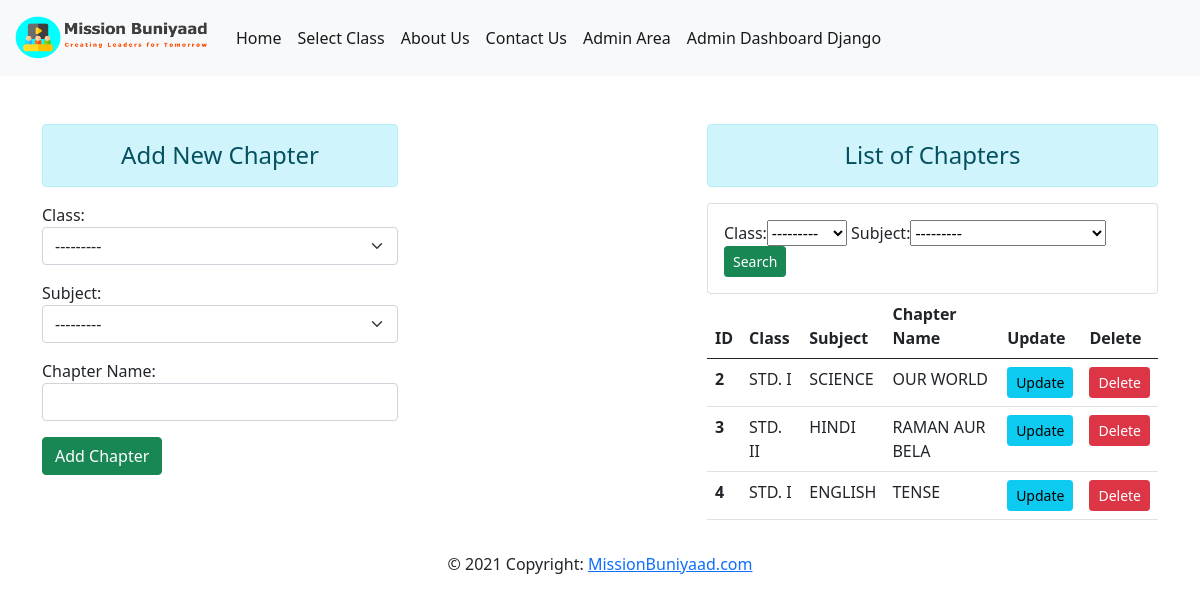
Page /addchapter on the earlier database version.
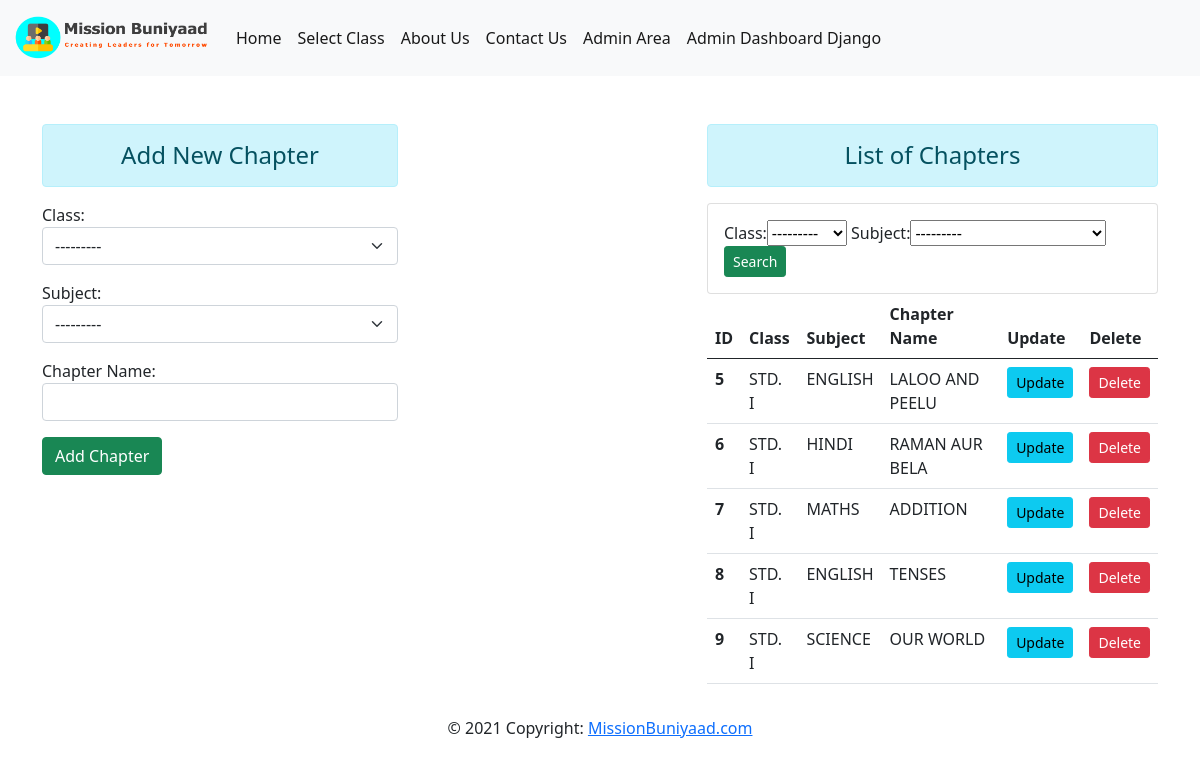
Same page on the later database version.
### home/models.py (models this page shows, shortened)
class Chapter(models.Model):
    classname = models.ForeignKey(Standard,verbose_name='Class',on_delete=models.CASCADE)
    subjectname = models.ForeignKey(Subject,verbose_name='Subject',on_delete=models.CASCADE)
    chname = models.CharField('Chapter Name',max_length=50)

class Standard(models.Model):
    name = models.CharField(max_length=20)
    def __str__(self):
        return self.name

class Subject(models.Model):
    name = models.CharField(max_length=20)
    def __str__(self):
        return self.name

### home/views.py (the view)
# urls.py: path('addchapter',views.addChapter, name="addchapter" ),
def addChapter(request):
    form = AddChapterForm()
    if request.method=='POST':
        form = AddChapterForm(request.POST)
        if form.is_valid:
            form.save()
        form = AddChapterForm()
    chapter = Chapter.objects.all()
    myFilter = ChapterFilter(request.GET,queryset=chapter)
    chapter = myFilter.qs
    context = {'form':form,'chapter':chapter,'myFilter':myFilter}
    return render(request,'addchapter.html',context)

### home/forms.py
class AddChapterForm(forms.ModelForm):
    class Meta:
        model = Chapter
        fields = ['classname','subjectname','chname']
        widgets = {
            'classname' : forms.Select(attrs={'class':'form-select'}),
            'subjectname' : forms.Select(attrs={'class':'form-select'}),
            'chname' : forms.TextInput(attrs={'class':'form-control'}),
            }

### home/templates/addchapter.html (shortened to what this page needs)
{% extends 'base.html' %}
{% block content%}
    <div class="row">
       <div class="col-sm-4">
        <h4 class="text-center alert alert-info">Add New Chapter</h4>
        <form action="" id='chapterForm' method="POST", subject-url="{% url 'ajax_load_subject' %}">
            {{form.as_p}}
            <input type="submit" class = "btn btn-success" value="Add Chapter">
        </form>
       </div>
    <div class="col-sm-5 offset-3">
            <h4 class="text-center alert alert-info">List of Chapters</h4>
            <div class="card">
                <div class="card-body">
                    <form action="" method="GET" class="form-inline">
                    <div class="form-group">
                        {{myFilter.form}}
                        <input type="submit" class = "btn btn-success btn-sm" value="Search">
                    </div>
                    </form>
                </div>
                </div>
            <table class="table table-hover">
                <thead>
                    <tr>
                    <th scope="col">ID</th>
                    <th scope="col">Class</th>
                    <th scope="col">Subject</th>
                    <th scope="col">Chapter Name</th>
                    <th scope="col">Update</th>
                    <th scope="col">Delete</th>
                    </tr>
                </thead>
                <tbody>
                    {% for ch in chapter %}
                        <tr>
                        <th scope="row">{{ch.id}}</th>
                        <td>{{ch.classname}}</td>
                        <td>{{ch.subjectname}}</td>
                        <td>{{ch.chname}}</td>
                        <td> <a href="{% url 'updatechapter' ch.id %}" class="btn btn-info btn-sm">Update</a> </td>
                        <td> <a href="{% url 'deletechapter' ch.id %}" class="btn btn-danger btn-sm">Delete</a> </td>
                        </tr>
                    {% endfor %}
                </tbody>
            </table>
        </div>
{% endblock %}

Differences in the rows shown:
removed Chapter: id "2", classname "STD. I", subjectname "SCIENCE", chname "OUR WORLD"
removed Chapter: id "3", classname "STD. II", subjectname "HINDI", chname "RAMAN AUR BELA"
removed Chapter: id "4", classname "STD. I", subjectname "ENGLISH", chname "TENSE"
added Chapter: id "5", classname "STD. I", subjectname "ENGLISH", chname "LALOO AND PEELU"
added Chapter: id "6", classname "STD. I", subjectname "HINDI", chname "RAMAN AUR BELA"
added Chapter: id "7", classname "STD. I", subjectname "MATHS", chname "ADDITION"
added Chapter: id "8", classname "STD. I", subjectname "ENGLISH", chname "TENSES"
added Chapter: id "9", classname "STD. I", subjectname "SCIENCE", chname "OUR WORLD"
